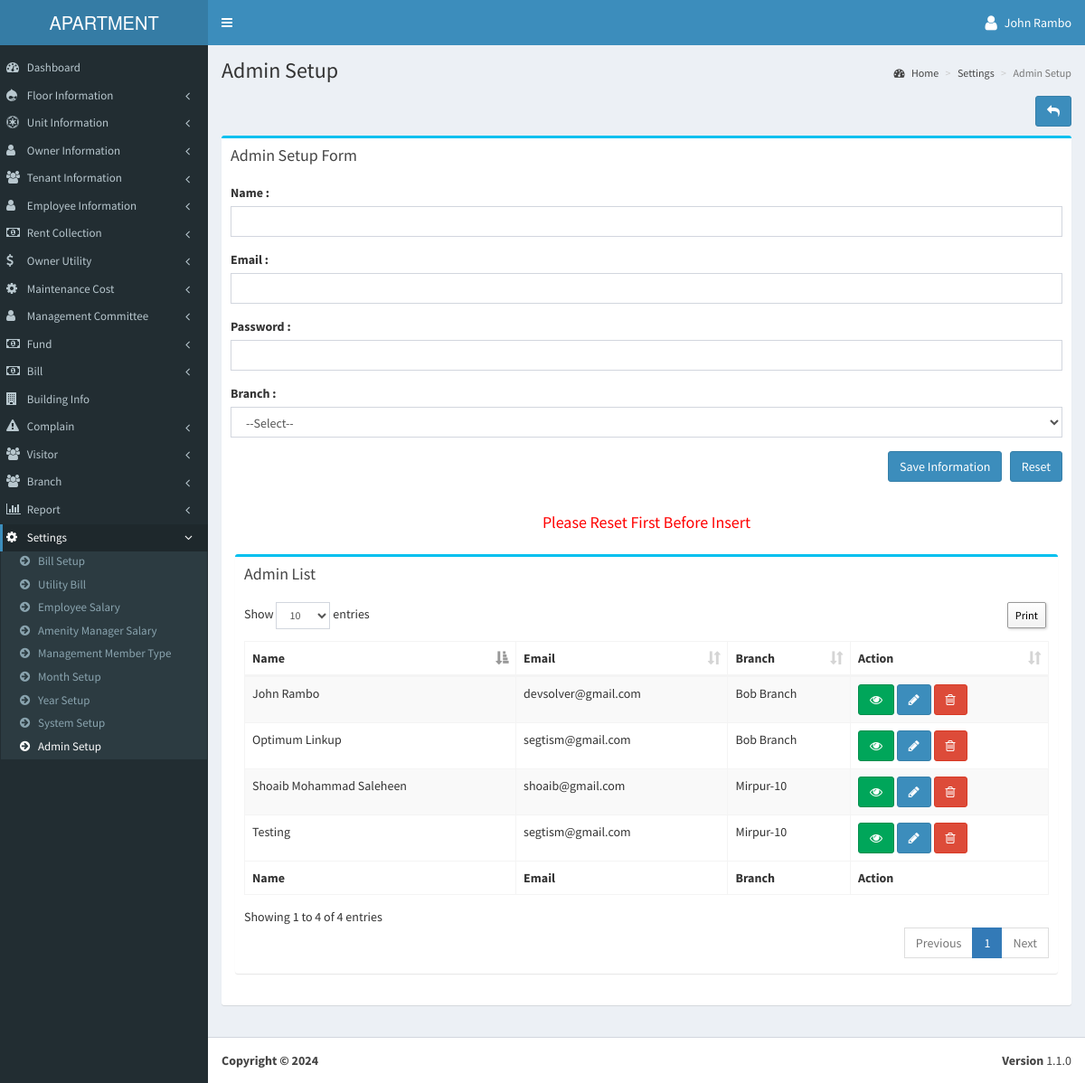
Screenshot of /configuration/admin.php (signed in) with the database file from the repository.
### tables this page shows
CREATE TABLE IF NOT EXISTS `tbl_add_admin` (
  `aid` int(11) NOT NULL AUTO_INCREMENT,
  `name` varchar(200) NOT NULL,
  `email` varchar(200) NOT NULL,
  `password` varchar(200) NOT NULL,
  `branch_id` int(11) NOT NULL,
  `added_date` timestamp NOT NULL DEFAULT CURRENT_TIMESTAMP,
  PRIMARY KEY (`aid`)
);

CREATE TABLE IF NOT EXISTS `tblbranch` (
  `branch_id` int(11) NOT NULL AUTO_INCREMENT,
  `branch_name` varchar(100) NOT NULL,
  `b_email` varchar(50) NOT NULL,
  `b_contact_no` int(15) NOT NULL,
  `b_address` varchar(100) NOT NULL,
  `b_status` varchar(50) NOT NULL DEFAULT '1',
  `created_date` timestamp NOT NULL DEFAULT CURRENT_TIMESTAMP,
  PRIMARY KEY (`branch_id`)
);

### configuration/admin.php (the view, shortened to what this page needs)
<?php
include('../header.php');
	$name ='';
	$email = '';
	$password = '';
	$button_text = "Save Information";
	$form_url = WEB_URL . "setting/admin.php";
?>
<section class="content-header">
  <h1> Admin Setup </h1>
  <ol class="breadcrumb">
    <li><a href="<?php echo WEB_URL?>dashboard.php"><i class="fa fa-dashboard"></i> Home</a></li>
    <li class="active"><a href="<?php echo WEB_URL?>setting/setting.php">Settings</a></li>
    <li class="active">Admin Setup</li>
  </ol>
</section>
<section class="content">
<div class="row">
  <div class="col-md-12">
    <div align="right" style="margin-bottom:1%;"> <a class="btn btn-primary" title="" data-toggle="tooltip" href="<?php echo WEB_URL; ?>setting/setting.php" data-original-title="Back"><i class="fa fa-reply"></i></a> </div>
    <div class="box box-info">
      <div class="box-header">
        <h3 class="box-title">Admin Setup Form</h3>
      </div>
      <form onSubmit="return validateMe();" action="<?php echo $form_url; ?>" method="post" enctype="multipart/form-data">
        <div class="box-body">
          <div class="form-group">
            <label for="txtAdminName">Name :</label>
            <input type="text" name="txtAdminName" id="txtAdminName" value="<?php echo $name; ?>" class="form-control" />
          </div>
          <div class="form-group">
            <label for="txtAdminEmail">Email :</label>
            <input type="text" name="txtAdminEmail" id="txtAdminEmail" value="<?php echo $email; ?>" class="form-control" />
          </div>
          <div class="form-group">
            <label for="txtAdminPassword">Password :</label>
            <input type="password" name="txtAdminPassword" value="<?php echo $password; ?>" id="txtAdminPassword" class="form-control" />
          </div>
          <div class="form-group">
            <label for="ddlBranch">Branch :</label>
            <select name="ddlBranch" id="ddlBranch" class="form-control">
              <option value="">--Select--</option>
            </select>
          </div>
          <div class="form-group pull-right">
            <input type="submit" name="submit" class="btn btn-primary" value="<?php echo $button_text; ?>"/>
            <input type="reset" onClick="javascript:window.location.href='<?php echo WEB_URL; ?>setting/admin.php';" name="btnReset" id="btnReset" value="Reset" class="btn btn-primary"/>
          </div>
        </div>
      </form>
      <h4 style="text-align:center; color:red;">Please Reset First Before Insert</h4>
      <section class="content">
      <div class="row">
        <div class="col-xs-12">
          <div class="box box-info">
            <div class="box-header">
              <h3 class="box-title">Admin List</h3>
            </div>
            <div class="box-body">
              <table class="table sakotable table-bordered table-striped dt-responsive">
                <thead>
                  <tr>
                    <th>Name</th>
                    <th>Email</th>
                    <th>Branch</th>
                    <th>Action</th>
                  </tr>
                </thead>
                <tbody>
                  <?php
				$result = mysqli_query($conn, "SELECT *,a.added_date as p_addted_date,b.branch_name from tbl_add_admin a inner join tblbranch b on b.branch_id = a.branch_id order by a.aid DESC");
				while($row = mysqli_fetch_array($result)){
                 	$date = date( 'd/m/Y H:i:s', $phpdate ); ?>
                  <tr>
                    <td><?php echo $row['name']; ?></td>
                    <td><?php echo $row['email']; ?></td>
                    <td><?php echo $row['branch_name']; ?></td>
                    <td><a class="btn btn-success" data-toggle="tooltip" href="javascript:;" onclick="$('#employee_view_<?php echo $row['aid']; ?>').modal('show');" data-original-title="View"><i class="fa fa-eye"></i></a> <a class="btn btn-primary" data-toggle="tooltip" href="<?php echo WEB_URL;?>configuration/admin.php?spid=<?php echo $row['aid']; ?>" data-original-title="Edit"><i class="fa fa-pencil"></i></a> <a class="btn btn-danger" data-toggle="tooltip" onclick="deleteAdmin(<?php echo $row['aid']; ?>);" href="javascript:;" data-original-title="Delete"><i class="fa fa-trash-o"></i></a>
                      </td>
                  </tr>
                  <?php } mysqli_close($link) ?>
                </tbody>
                <tfoot>
                  <tr>
                    <th>Name</th>
                    <th>Email</th>
                    <th>Branch</th>
                    <th>Action</th>
                  </tr>
                </tfoot>
              </table>
            </div>
          </div>
        </div>
      </div>
    </div>
  </div>
</div>
<?php include('../footer.php'); ?>

### rows the page displays
tbl_add_admin: name "Testing", email "segtism@gmail.com", branch.branch_name "Mirpur-10"
tbl_add_admin: name "Optimum Linkup", email "segtism@gmail.com", branch.branch_name "Bob Branch"
tbl_add_admin: name "Shoaib Mohammad Saleheen", email "shoaib@gmail.com", branch.branch_name "Mirpur-10"
tbl_add_admin: name "John Rambo", email "devsolver@gmail.com", branch.branch_name "Bob Branch"

### other values shown
$_SESSION['objLogin']['name'] "John Rambo"
$_data['menu_dashboard'] "Dashboard"
$_data['menu_floor'] "Floor Information"
$_data['menu_unit_information'] "Unit Information"
$_data['menu_owner_information'] "Owner Information"
$_data['menu_employee_information'] "Employee Information"
$_data['menu_rent_collection'] "Rent Collection"
$_data['menu_owner_utility'] "Owner Utility"
$_data['menu_maintenance_cost'] "Maintenance Cost"
$_data['menu_management_committee'] "Management Committee"
$_data['menu_fund'] "Fund"
$_data['menu_bill'] "Bill"
$_data['menu_building_info'] "Building Info"
$_data['menu_complain'] "Complain"
$_data['menu_visitor'] "Visitor"
